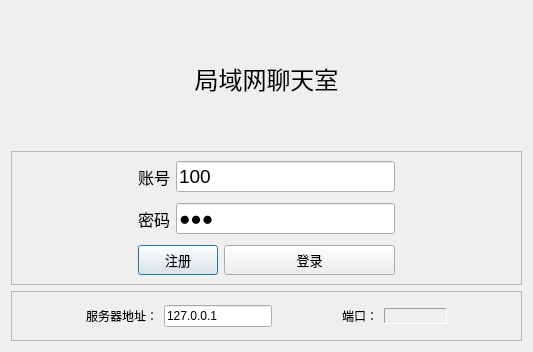
<?xml version="1.0" encoding="UTF-8"?>
<ui version="4.0">
 <class>LoginUI</class>
 <widget class="QDialog" name="LoginUI">
  <property name="geometry">
   <rect>
    <x>0</x>
    <y>0</y>
    <width>533</width>
    <height>352</height>
   </rect>
  </property>
  <property name="sizePolicy">
   <sizepolicy hsizetype="Fixed" vsizetype="Fixed">
    <horstretch>0</horstretch>
    <verstretch>0</verstretch>
   </sizepolicy>
  </property>
  <property name="minimumSize">
   <size>
    <width>0</width>
    <height>0</height>
   </size>
  </property>
  <property name="windowTitle">
   <string>登录</string>
  </property>
  <property name="styleSheet">
   <string notr="true"/>
  </property>
  <layout class="QVBoxLayout" name="verticalLayout_3">
   <item>
    <widget class="QLabel" name="showLabel">
     <property name="sizePolicy">
      <sizepolicy hsizetype="Expanding" vsizetype="Preferred">
       <horstretch>0</horstretch>
       <verstretch>0</verstretch>
      </sizepolicy>
     </property>
     <property name="minimumSize">
      <size>
       <width>0</width>
       <height>0</height>
      </size>
     </property>
     <property name="font">
      <font>
       <pointsize>18</pointsize>
      </font>
     </property>
     <property name="styleSheet">
      <string notr="true"/>
     </property>
     <property name="text">
      <string>局域网聊天室</string>
     </property>
     <property name="alignment">
      <set>Qt::AlignCenter</set>
     </property>
    </widget>
   </item>
   <item>
    <widget class="QFrame" name="frame_2">
     <property name="maximumSize">
      <size>
       <width>16777215</width>
       <height>150</height>
      </size>
     </property>
     <property name="frameShape">
      <enum>QFrame::StyledPanel</enum>
     </property>
     <property name="frameShadow">
      <enum>QFrame::Raised</enum>
     </property>
     <layout class="QHBoxLayout" name="horizontalLayout_4">
      <property name="topMargin">
       <number>5</number>
      </property>
      <property name="bottomMargin">
       <number>5</number>
      </property>
      <item>
       <spacer name="horizontalSpacer">
        <property name="orientation">
         <enum>Qt::Horizontal</enum>
        </property>
        <property name="sizeHint" stdset="0">
         <size>
          <width>40</width>
          <height>20</height>
         </size>
        </property>
       </spacer>
      </item>
      <item>
       <layout class="QVBoxLayout" name="verticalLayout">
        <property name="spacing">
         <number>7</number>
        </property>
        <property name="topMargin">
         <number>0</number>
        </property>
        <item>
         <layout class="QHBoxLayout" name="horizontalLayout">
          <item>
           <widget class="QLabel" name="label">
            <property name="minimumSize">
             <size>
              <width>0</width>
              <height>0</height>
             </size>
            </property>
            <property name="font">
             <font>
              <pointsize>12</pointsize>
             </font>
            </property>
            <property name="text">
             <string>账号</string>
            </property>
           </widget>
          </item>
          <item>
           <widget class="QLineEdit" name="accountLineEdit">
            <property name="sizeIncrement">
             <size>
              <width>0</width>
              <height>0</height>
             </size>
            </property>
            <property name="font">
             <font>
              <pointsize>14</pointsize>
             </font>
            </property>
            <property name="text">
             <string>100</string>
            </property>
           </widget>
          </item>
         </layout>
        </item>
        <item>
         <layout class="QHBoxLayout" name="horizontalLayout_2">
          <item>
           <widget class="QLabel" name="label_2">
            <property name="font">
             <font>
              <pointsize>12</pointsize>
             </font>
            </property>
            <property name="text">
             <string>密码</string>
            </property>
           </widget>
          </item>
          <item>
           <widget class="QLineEdit" name="passwordLineEdit">
            <property name="sizePolicy">
             <sizepolicy hsizetype="Expanding" vsizetype="Fixed">
              <horstretch>0</horstretch>
              <verstretch>0</verstretch>
             </sizepolicy>
            </property>
            <property name="font">
             <font>
              <pointsize>14</pointsize>
             </font>
            </property>
            <property name="text">
             <string>abc</string>
            </property>
            <property name="echoMode">
             <enum>QLineEdit::Password</enum>
            </property>
           </widget>
          </item>
         </layout>
        </item>
        <item>
         <layout class="QHBoxLayout" name="horizontalLayout_6">
          <item>
           <widget class="QPushButton" name="registerBtn">
            <property name="sizePolicy">
             <sizepolicy hsizetype="Minimum" vsizetype="Minimum">
              <horstretch>0</horstretch>
              <verstretch>0</verstretch>
             </sizepolicy>
            </property>
            <property name="maximumSize">
             <size>
              <width>16777215</width>
              <height>30</height>
             </size>
            </property>
            <property name="font">
             <font>
              <pointsize>10</pointsize>
             </font>
            </property>
            <property name="text">
             <string>注册</string>
            </property>
           </widget>
          </item>
          <item>
           <widget class="QPushButton" name="loginBtn">
            <property name="enabled">
             <bool>true</bool>
            </property>
            <property name="sizePolicy">
             <sizepolicy hsizetype="Minimum" vsizetype="Minimum">
              <horstretch>0</horstretch>
              <verstretch>0</verstretch>
             </sizepolicy>
            </property>
            <property name="minimumSize">
             <size>
              <width>171</width>
              <height>0</height>
             </size>
            </property>
            <property name="maximumSize">
             <size>
              <width>16777215</width>
              <height>30</height>
             </size>
            </property>
            <property name="font">
             <font>
              <pointsize>10</pointsize>
             </font>
            </property>
            <property name="text">
             <string>登录</string>
            </property>
           </widget>
          </item>
         </layout>
        </item>
       </layout>
      </item>
      <item>
       <spacer name="horizontalSpacer_2">
        <property name="orientation">
         <enum>Qt::Horizontal</enum>
        </property>
        <property name="sizeHint" stdset="0">
         <size>
          <width>40</width>
          <height>20</height>
         </size>
        </property>
       </spacer>
      </item>
     </layout>
    </widget>
   </item>
   <item>
    <widget class="QFrame" name="frame">
     <property name="maximumSize">
      <size>
       <width>16777215</width>
       <height>50</height>
      </size>
     </property>
     <property name="frameShape">
      <enum>QFrame::StyledPanel</enum>
     </property>
     <property name="frameShadow">
      <enum>QFrame::Raised</enum>
     </property>
     <layout class="QHBoxLayout" name="horizontalLayout_3">
      <item>
       <spacer name="horizontalSpacer_3">
        <property name="orientation">
         <enum>Qt::Horizontal</enum>
        </property>
        <property name="sizeHint" stdset="0">
         <size>
          <width>40</width>
          <height>20</height>
         </size>
        </property>
       </spacer>
      </item>
      <item>
       <widget class="QLabel" name="label_3">
        <property name="text">
         <string>服务器地址：</string>
        </property>
        <property name="margin">
         <number>0</number>
        </property>
       </widget>
      </item>
      <item>
       <widget class="QLineEdit" name="serverIPLineEdit">
        <property name="sizePolicy">
         <sizepolicy hsizetype="Preferred" vsizetype="Fixed">
          <horstretch>0</horstretch>
          <verstretch>0</verstretch>
         </sizepolicy>
        </property>
        <property name="text">
         <string>127.0.0.1</string>
        </property>
       </widget>
      </item>
      <item>
       <spacer name="horizontalSpacer_4">
        <property name="orientation">
         <enum>Qt::Horizontal</enum>
        </property>
        <property name="sizeHint" stdset="0">
         <size>
          <width>40</width>
          <height>20</height>
         </size>
        </property>
       </spacer>
      </item>
      <item>
       <widget class="QLabel" name="label_4">
        <property name="text">
         <string>端口：</string>
        </property>
       </widget>
      </item>
      <item>
       <widget class="QLabel" name="portLabel">
        <property name="sizePolicy">
         <sizepolicy hsizetype="Expanding" vsizetype="Fixed">
          <horstretch>0</horstretch>
          <verstretch>0</verstretch>
         </sizepolicy>
        </property>
        <property name="frameShape">
         <enum>QFrame::Panel</enum>
        </property>
        <property name="frameShadow">
         <enum>QFrame::Sunken</enum>
        </property>
        <property name="text">
         <string/>
        </property>
       </widget>
      </item>
      <item>
       <spacer name="horizontalSpacer_5">
        <property name="orientation">
         <enum>Qt::Horizontal</enum>
        </property>
        <property name="sizeHint" stdset="0">
         <size>
          <width>40</width>
          <height>20</height>
         </size>
        </property>
       </spacer>
      </item>
     </layout>
    </widget>
   </item>
  </layout>
 </widget>
 <layoutdefault spacing="6" margin="11"/>
 <resources>
  <include location="ChatRoomUI.qrc"/>
 </resources>
 <connections/>
</ui>
